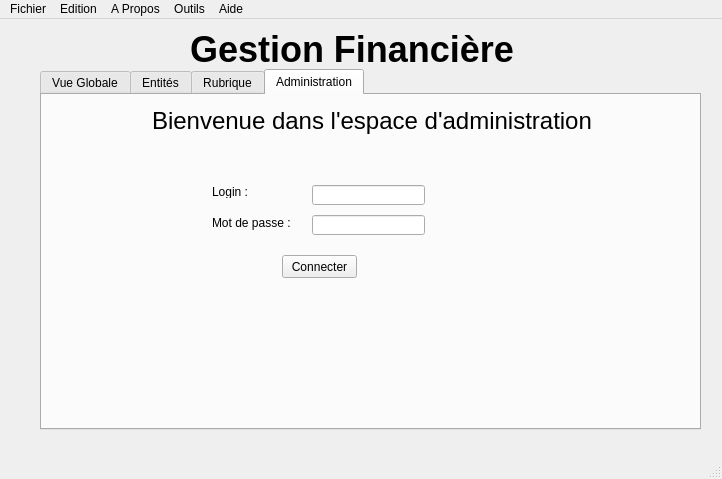
<?xml version="1.0" encoding="UTF-8"?>
<ui version="4.0">
 <class>MainWindow</class>
 <widget class="QMainWindow" name="MainWindow">
  <property name="geometry">
   <rect>
    <x>0</x>
    <y>0</y>
    <width>722</width>
    <height>479</height>
   </rect>
  </property>
  <property name="windowTitle">
   <string>MainWindow</string>
  </property>
  <widget class="QWidget" name="centralwidget">
   <widget class="QTabWidget" name="BarreOutils">
    <property name="geometry">
     <rect>
      <x>40</x>
      <y>50</y>
      <width>661</width>
      <height>361</height>
     </rect>
    </property>
    <property name="currentIndex">
     <number>3</number>
    </property>
    <widget class="QWidget" name="tab">
     <attribute name="title">
      <string>Vue Globale</string>
     </attribute>
     <widget class="QLabel" name="label">
      <property name="geometry">
       <rect>
        <x>30</x>
        <y>20</y>
        <width>111</width>
        <height>21</height>
       </rect>
      </property>
      <property name="text">
       <string>Entité :</string>
      </property>
     </widget>
     <widget class="QLabel" name="label_2">
      <property name="geometry">
       <rect>
        <x>30</x>
        <y>50</y>
        <width>121</width>
        <height>21</height>
       </rect>
      </property>
      <property name="text">
       <string>Rubrique :</string>
      </property>
     </widget>
     <widget class="QLabel" name="label_3">
      <property name="geometry">
       <rect>
        <x>30</x>
        <y>80</y>
        <width>121</width>
        <height>21</height>
       </rect>
      </property>
      <property name="text">
       <string>Responsable :</string>
      </property>
     </widget>
     <widget class="QComboBox" name="comboBox_3">
      <property name="geometry">
       <rect>
        <x>120</x>
        <y>20</y>
        <width>141</width>
        <height>22</height>
       </rect>
      </property>
      <item>
       <property name="text">
        <string/>
       </property>
      </item>
      <item>
       <property name="text">
        <string>Entite</string>
       </property>
      </item>
     </widget>
     <widget class="QComboBox" name="comboRubrique">
      <property name="geometry">
       <rect>
        <x>120</x>
        <y>50</y>
        <width>141</width>
        <height>22</height>
       </rect>
      </property>
      <item>
       <property name="text">
        <string/>
       </property>
      </item>
     </widget>
     <widget class="QComboBox" name="comboBox_5">
      <property name="geometry">
       <rect>
        <x>120</x>
        <y>80</y>
        <width>141</width>
        <height>22</height>
       </rect>
      </property>
     </widget>
     <widget class="QPushButton" name="pushButton_7">
      <property name="geometry">
       <rect>
        <x>30</x>
        <y>300</y>
        <width>75</width>
        <height>23</height>
       </rect>
      </property>
      <property name="text">
       <string>Budget</string>
      </property>
     </widget>
     <widget class="QPushButton" name="pushButton_8">
      <property name="geometry">
       <rect>
        <x>540</x>
        <y>300</y>
        <width>75</width>
        <height>23</height>
       </rect>
      </property>
      <property name="text">
       <string>Quitter</string>
      </property>
     </widget>
     <widget class="QTextBrowser" name="textBrowser">
      <property name="geometry">
       <rect>
        <x>20</x>
        <y>130</y>
        <width>591</width>
        <height>151</height>
       </rect>
      </property>
     </widget>
    </widget>
    <widget class="QWidget" name="tabEntite">
     <attribute name="title">
      <string>Entités</string>
     </attribute>
     <widget class="QTableWidget" name="tableEntite">
      <property name="geometry">
       <rect>
        <x>60</x>
        <y>130</y>
        <width>541</width>
        <height>192</height>
       </rect>
      </property>
      <attribute name="horizontalHeaderDefaultSectionSize">
       <number>127</number>
      </attribute>
      <attribute name="horizontalHeaderMinimumSectionSize">
       <number>27</number>
      </attribute>
      <column>
       <property name="text">
        <string>Rubrique</string>
       </property>
      </column>
      <column>
       <property name="text">
        <string>Budget Total</string>
       </property>
      </column>
      <column>
       <property name="text">
        <string>Budget Consommé</string>
       </property>
      </column>
      <column>
       <property name="text">
        <string>Budget Restant</string>
       </property>
      </column>
     </widget>
     <widget class="QLabel" name="label_4">
      <property name="geometry">
       <rect>
        <x>50</x>
        <y>30</y>
        <width>91</width>
        <height>16</height>
       </rect>
      </property>
      <property name="text">
       <string>Nom de l'Entité :</string>
      </property>
     </widget>
     <widget class="QLabel" name="nomEntiteLab">
      <property name="geometry">
       <rect>
        <x>140</x>
        <y>30</y>
        <width>121</width>
        <height>16</height>
       </rect>
      </property>
      <property name="text">
       <string/>
      </property>
     </widget>
     <widget class="QLabel" name="label_6">
      <property name="geometry">
       <rect>
        <x>50</x>
        <y>60</y>
        <width>121</width>
        <height>16</height>
       </rect>
      </property>
      <property name="text">
       <string>Nom du Responsable :</string>
      </property>
     </widget>
     <widget class="QLabel" name="nomRespLab">
      <property name="geometry">
       <rect>
        <x>170</x>
        <y>60</y>
        <width>121</width>
        <height>16</height>
       </rect>
      </property>
      <property name="text">
       <string/>
      </property>
     </widget>
     <widget class="QLabel" name="label_5">
      <property name="geometry">
       <rect>
        <x>410</x>
        <y>30</y>
        <width>91</width>
        <height>16</height>
       </rect>
      </property>
      <property name="text">
       <string>Budget Global :</string>
      </property>
     </widget>
     <widget class="QLabel" name="label_7">
      <property name="geometry">
       <rect>
        <x>410</x>
        <y>60</y>
        <width>101</width>
        <height>16</height>
       </rect>
      </property>
      <property name="text">
       <string>Budget Consommé :</string>
      </property>
     </widget>
     <widget class="QLabel" name="label_8">
      <property name="geometry">
       <rect>
        <x>410</x>
        <y>90</y>
        <width>91</width>
        <height>16</height>
       </rect>
      </property>
      <property name="text">
       <string>Budget Restant :</string>
      </property>
     </widget>
     <widget class="QLabel" name="bdgGlobEntite">
      <property name="geometry">
       <rect>
        <x>520</x>
        <y>30</y>
        <width>121</width>
        <height>16</height>
       </rect>
      </property>
      <property name="text">
       <string/>
      </property>
     </widget>
     <widget class="QLabel" name="bdgConsEntite">
      <property name="geometry">
       <rect>
        <x>520</x>
        <y>60</y>
        <width>121</width>
        <height>16</height>
       </rect>
      </property>
      <property name="text">
       <string/>
      </property>
     </widget>
     <widget class="QLabel" name="bdgRestEntite">
      <property name="geometry">
       <rect>
        <x>520</x>
        <y>90</y>
        <width>121</width>
        <height>16</height>
       </rect>
      </property>
      <property name="text">
       <string/>
      </property>
     </widget>
    </widget>
    <widget class="QWidget" name="tabRubrique">
     <attribute name="title">
      <string>Rubrique</string>
     </attribute>
     <widget class="QLabel" name="label_9">
      <property name="geometry">
       <rect>
        <x>50</x>
        <y>30</y>
        <width>111</width>
        <height>16</height>
       </rect>
      </property>
      <property name="text">
       <string>Nom de la Rubrique :</string>
      </property>
     </widget>
     <widget class="QLabel" name="nomRubrique">
      <property name="geometry">
       <rect>
        <x>160</x>
        <y>30</y>
        <width>121</width>
        <height>16</height>
       </rect>
      </property>
      <property name="text">
       <string/>
      </property>
     </widget>
     <widget class="QLabel" name="label_10">
      <property name="geometry">
       <rect>
        <x>50</x>
        <y>60</y>
        <width>46</width>
        <height>13</height>
       </rect>
      </property>
      <property name="text">
       <string>Budget :</string>
      </property>
     </widget>
     <widget class="QLabel" name="budgetRubrique">
      <property name="geometry">
       <rect>
        <x>100</x>
        <y>60</y>
        <width>101</width>
        <height>16</height>
       </rect>
      </property>
      <property name="text">
       <string/>
      </property>
     </widget>
     <widget class="QLabel" name="label_11">
      <property name="geometry">
       <rect>
        <x>410</x>
        <y>30</y>
        <width>141</width>
        <height>31</height>
       </rect>
      </property>
      <property name="text">
       <string>Budget alloué 
aux Entités :</string>
      </property>
     </widget>
     <widget class="QLabel" name="label_12">
      <property name="geometry">
       <rect>
        <x>410</x>
        <y>60</y>
        <width>101</width>
        <height>31</height>
       </rect>
      </property>
      <property name="text">
       <string>Budget consommé :</string>
      </property>
     </widget>
     <widget class="QLabel" name="label_13">
      <property name="geometry">
       <rect>
        <x>410</x>
        <y>90</y>
        <width>101</width>
        <height>20</height>
       </rect>
      </property>
      <property name="text">
       <string>Budget restant :</string>
      </property>
     </widget>
     <widget class="QLabel" name="bdgGlobRubrique">
      <property name="geometry">
       <rect>
        <x>520</x>
        <y>40</y>
        <width>101</width>
        <height>16</height>
       </rect>
      </property>
      <property name="text">
       <string/>
      </property>
     </widget>
     <widget class="QLabel" name="bdgConsRubrique">
      <property name="geometry">
       <rect>
        <x>520</x>
        <y>70</y>
        <width>101</width>
        <height>16</height>
       </rect>
      </property>
      <property name="text">
       <string/>
      </property>
     </widget>
     <widget class="QLabel" name="bdgRestRubrique">
      <property name="geometry">
       <rect>
        <x>520</x>
        <y>90</y>
        <width>101</width>
        <height>16</height>
       </rect>
      </property>
      <property name="text">
       <string/>
      </property>
     </widget>
     <widget class="QTableWidget" name="tableRubrique">
      <property name="geometry">
       <rect>
        <x>60</x>
        <y>130</y>
        <width>541</width>
        <height>192</height>
       </rect>
      </property>
      <attribute name="horizontalHeaderDefaultSectionSize">
       <number>127</number>
      </attribute>
      <column>
       <property name="text">
        <string>Entité</string>
       </property>
      </column>
      <column>
       <property name="text">
        <string>Budget Alloué</string>
       </property>
      </column>
      <column>
       <property name="text">
        <string>Budget Consommé</string>
       </property>
      </column>
      <column>
       <property name="text">
        <string>Budget Restant</string>
       </property>
      </column>
     </widget>
    </widget>
    <widget class="QWidget" name="tab_6">
     <attribute name="title">
      <string>Administration</string>
     </attribute>
     <widget class="QPushButton" name="adminConnect">
      <property name="geometry">
       <rect>
        <x>240</x>
        <y>160</y>
        <width>75</width>
        <height>23</height>
       </rect>
      </property>
      <property name="text">
       <string>Connecter</string>
      </property>
     </widget>
     <widget class="QLabel" name="label_26">
      <property name="geometry">
       <rect>
        <x>170</x>
        <y>120</y>
        <width>81</width>
        <height>16</height>
       </rect>
      </property>
      <property name="text">
       <string>Mot de passe :</string>
      </property>
     </widget>
     <widget class="QLabel" name="label_27">
      <property name="geometry">
       <rect>
        <x>110</x>
        <y>10</y>
        <width>441</width>
        <height>31</height>
       </rect>
      </property>
      <property name="font">
       <font>
        <pointsize>18</pointsize>
       </font>
      </property>
      <property name="text">
       <string>Bienvenue dans l'espace d'administration</string>
      </property>
     </widget>
     <widget class="QLineEdit" name="lineEdit_9">
      <property name="geometry">
       <rect>
        <x>270</x>
        <y>120</y>
        <width>113</width>
        <height>20</height>
       </rect>
      </property>
     </widget>
     <widget class="QLineEdit" name="lineEdit_10">
      <property name="geometry">
       <rect>
        <x>270</x>
        <y>90</y>
        <width>113</width>
        <height>20</height>
       </rect>
      </property>
     </widget>
     <widget class="QLabel" name="label_28">
      <property name="geometry">
       <rect>
        <x>170</x>
        <y>90</y>
        <width>46</width>
        <height>13</height>
       </rect>
      </property>
      <property name="text">
       <string>Login :</string>
      </property>
     </widget>
    </widget>
   </widget>
   <widget class="QLabel" name="label_23">
    <property name="geometry">
     <rect>
      <x>190</x>
      <y>10</y>
      <width>351</width>
      <height>41</height>
     </rect>
    </property>
    <property name="font">
     <font>
      <pointsize>27</pointsize>
      <weight>75</weight>
      <bold>true</bold>
     </font>
    </property>
    <property name="text">
     <string>Gestion Financière</string>
    </property>
   </widget>
  </widget>
  <widget class="QMenuBar" name="menubar">
   <property name="geometry">
    <rect>
     <x>0</x>
     <y>0</y>
     <width>722</width>
     <height>21</height>
    </rect>
   </property>
   <widget class="QMenu" name="menuFichier">
    <property name="title">
     <string>Fichier</string>
    </property>
   </widget>
   <widget class="QMenu" name="menuEdition">
    <property name="title">
     <string>Edition</string>
    </property>
   </widget>
   <widget class="QMenu" name="menuA_Propos">
    <property name="title">
     <string>A Propos</string>
    </property>
   </widget>
   <widget class="QMenu" name="menuOutils">
    <property name="title">
     <string>Outils</string>
    </property>
   </widget>
   <widget class="QMenu" name="menuAide">
    <property name="title">
     <string>Aide</string>
    </property>
   </widget>
   <addaction name="menuFichier"/>
   <addaction name="menuEdition"/>
   <addaction name="menuA_Propos"/>
   <addaction name="menuOutils"/>
   <addaction name="menuAide"/>
  </widget>
  <widget class="QStatusBar" name="statusbar"/>
 </widget>
 <resources/>
 <connections/>
</ui>
